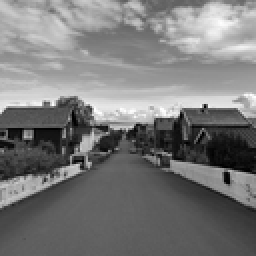
%> input picture week4/image_gs.png, 128 x 128 px, shrunk from 256 x 256 before the run (shown 2 times larger)
$ octave main.m   (GNU Octave 9; MATLAB toolbox functions it lacks are replaced by stand-ins)
%> lines starting %> are read from the running program, lines starting %| are printed output that depends on the picture
### week4/convertToGrayscale.m
function grayImage = convertToGrayscale(imagePath)
%> called with imagePath = 'image_gs.png'
    % convertToGrayscale - Converts an image to grayscale.
    %
    % Syntax: grayImage = convertToGrayscale(imagePath)
    %
    % Inputs:
    %    imagePath - String. Path to the image file.
    %
    % Outputs:
    %    grayImage - Matrix. Grayscale image.

    % Read the image from the given path
    originalImage = imread(imagePath);
%> originalImage is the input picture: size 128x128x3 uint8; min 0, max 255, mean 120.7

    % Check if the image is in color (3 channels)
    if size(originalImage, 3) == 3
        % Convert to grayscale
        grayImage = rgb2gray(originalImage);
    else
        % The image is already grayscale
        grayImage = originalImage;
    end
end

### week4/medianFilter.m
function[result] = medianFilter(image, windowSize)
    % get the sizes of the image
    [rows, cols] = size(image);
    window = windowSize;

    % initialize the output image
    result = zeros(rows, cols, 'uint8');

    % calculate the half window size
    halfW = floor(window/2);

    % padding an image to fit the kernel
    newIm = padarray(image, [halfW, halfW], 'symmetric');

    % perform median filtering
    for i = 1:rows
        for j = 1:cols
            % find the corresponding box defined by window size
            box = newIm(i:i+2*halfW, j:j+2*halfW);
            result(i, j) = median(box(:));
        end
    end
end

### week4/meanFilter.m
function[result] = meanFilter(image, windowSize)
    % get the sizes of the image
    [rows, cols] = size(image);
    window = windowSize;

    % initialize the output image
    result = zeros(rows, cols, 'uint8');

    % calculate the half window size
    halfW = floor(window/2);

    % padding an image to fit the kernel
    newIm = padarray(image, [halfW, halfW], 'symmetric');

    % perform mean filtering
    for i = 1:rows
        for j = 1:cols
            % find the corresponding box defined by window size
            box = newIm(i:i+2*halfW, j:j+2*halfW);
            result(i, j) = mean(box(:));
        end
    end
end

### week4/sharpening.m
function[result1, result2, result3, result4] = sharpening(image)
    % define kernels for applying filtering
    kernel1 = [ 0  1  0;
                1 -4  1;
                0  1  0];

    kernel2 = [ 1  1  1;
                1 -8  1;
                1  1  1];

    kernel3 = [ 0 -1  0;
               -1  4 -1;
                0 -1  0];

    kernel4 = [-1 -1 -1;
               -1  8 -1;
               -1 -1 -1];

    [rows, cols] = size(image);

    % creating output for each kernel
    result1 = zeros(rows, cols, 'uint8');
    result2 = zeros(rows, cols, 'uint8');
    result3 = zeros(rows, cols, 'uint8');
    result4 = zeros(rows, cols, 'uint8');

    % padding an image to fit the kernel
    newIm = padarray(image, [1, 1], 'symmetric');

    % perform convolution using kernels
    for i = 1:rows
        for j = 1:cols
            % find the corresponding box defined by window size
            box = newIm(i:i+2, j:j+2);
            result1(i, j) = sum(sum(double(box).*kernel1));
            result2(i, j) = sum(sum(double(box).*kernel2));
            result3(i, j) = sum(sum(double(box).*kernel3));
            result4(i, j) = sum(sum(double(box).*kernel4));
        end
    end
end

### week4/gradientCalc.m
function[Gx, Gy] = gradientCalc(image)
    % get the sizes of the image
    [rows, cols] = size(image);

    x = [-1  0  1;
         -2  0  2;
         -1  0  1];

    y = [-1 -2 -1;
          0  0  0;
          1  2  1];

    % initialize the output image
    Gx = zeros(rows, cols, 'uint8');
    Gy = zeros(rows, cols, 'uint8');

    % padding an image to fit the kernel
    newIm = padarray(image, [1,1], 'symmetric');

    % perform multiplication
    for i = 1:rows
        for j = 1:cols
            % find the corresponding box defined by window size
            box = newIm(i:i+2, j:j+2);
            Gx(i, j) = sum(sum(double(box).*x));
            Gy(i, j) = sum(sum(double(box).*y));
        end
    end
end

### week4/main.m
% Define the file path for the input image
input_image_path = 'image_gs.png';

% Call the function to convert the image to grayscale
original_image = convertToGrayscale(input_image_path);

% Introduce noise types and parameters
salt_pepper_noise = imnoise(original_image, 'salt & pepper', rand(1));
speckle_noise = imnoise(original_image, 'speckle', 0.2);

% Generate a random window width for blurring
window_width = round(10 * rand(1));

% Create a kernel for blurring
blur_kernel = ones(window_width) / window_width ^ 2;

% Apply blurring to the original image
blurred_image = imfilter(original_image, blur_kernel);

% Define names for denoising and deblurring methods
method_names = {"Median", "Mean", "Laplacian", "Laplacian", "Laplacian", "Laplacian"};

% Initialize a cell array to store the best results
best_results = {};

% Perform denoising and deblurring for salt & pepper noise
median_filtered_salt_pepper = medianFilter(salt_pepper_noise, 3);
diff1 = sum(sum((original_image - median_filtered_salt_pepper).^2));
%> diff1 = 1508597
mean_filtered_salt_pepper = meanFilter(salt_pepper_noise, 3);
%> after the loop in meanFilter, `for i = 1:rows`:
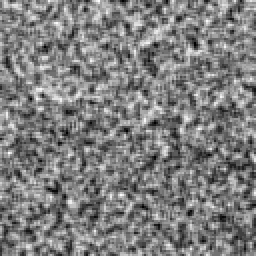
%> result: size 128x128 uint8 (shown 2 times larger); min 0, max 255, mean 126; mean of the top-left, top-right, bottom-left and bottom-right quarters 133.3, 130.2, 122.7, 117.9
diff2 = sum(sum(abs(original_image - mean_filtered_salt_pepper).^2));
%> diff2 = 1664802
[sh11, sh12, sh13, sh14] = sharpening(salt_pepper_noise);
%> after the loop in sharpening, `for i = 1:rows`:
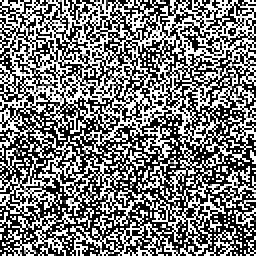
%> result4: size 128x128 uint8 (shown 2 times larger); min 0, max 255, mean 121.5
sh11 = original_image - sh11;
sh12 = original_image - sh12;
sh13 = original_image - sh13;
sh14 = original_image - sh14;
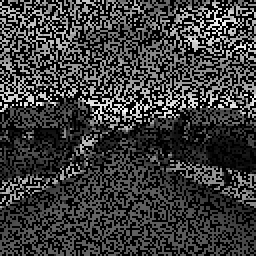
%> sh14: size 128x128 uint8 (shown 2 times larger); min 0, max 255, mean 60.1
diff3 = sum(sum((original_image - sh11).^2));
%> diff3 = 2024491
diff4 = sum(sum((original_image - sh12).^2));
%> diff4 = 2092771
diff5 = sum(sum((original_image - sh13).^2));
%> diff5 = 1981862
diff6 = sum(sum((original_image - sh14).^2));
%> diff6 = 2030037
[~, idx] = min([diff1, diff2, diff3, diff4, diff5, diff6]);
%> idx = 1
methods = {median_filtered_salt_pepper, mean_filtered_salt_pepper, sh11, sh12, sh13, sh14};
%> methods = 6 items
best_results{1} = method_names{idx};
best_denoised_image1 = methods{idx};

% Perform denoising and deblurring for speckle noise
median_filtered_speckle = medianFilter(speckle_noise, 3);
diff1 = sum(sum((original_image - median_filtered_speckle).^2));
%> diff1 = 1488797
mean_filtered_speckle = meanFilter(speckle_noise, 3);
%> call 2 of meanFilter, with windowSize = 3
%> after the loop in meanFilter (call 2), `for i = 1:rows`:
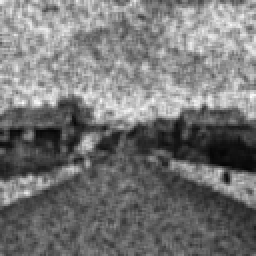
%> result: size 128x128 uint8 (shown 2 times larger); min 5, max 252, mean 117.6
diff2 = sum(sum((original_image - mean_filtered_speckle).^2));
%> diff2 = 1344330
[sh21, sh22, sh23, sh24] = sharpening(speckle_noise);
%> after the loop in sharpening (call 2), `for i = 1:rows`:
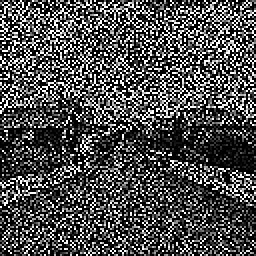
%> result3: size 128x128 uint8 (shown 2 times larger); min 0, max 255, mean 77.8
sh21 = original_image - sh21;
sh22 = original_image - sh22;
sh23 = original_image - sh23;
sh24 = original_image - sh24;
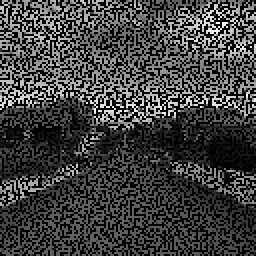
%> sh24: size 128x128 uint8 (shown 2 times larger); min 0, max 255, mean 62.8; mean of the top-left, top-right, bottom-left and bottom-right quarters 82.1, 81.9, 47.5, 39.6
diff3 = sum(sum((original_image - sh21).^2));
%> diff3 = 1969475
diff4 = sum(sum((original_image - sh22).^2));
%> diff4 = 2032022
diff5 = sum(sum((original_image - sh23).^2));
%> diff5 = 2008925
diff6 = sum(sum((original_image - sh24).^2));
%> diff6 = 2029578
[~, idx] = min([diff1, diff2, diff3, diff4, diff5, diff6]);
%> idx = 2
methods = {median_filtered_speckle, mean_filtered_speckle, sh21, sh22, sh23, sh24};
best_results{2} = method_names{idx};
best_denoised_image2 = methods{idx};

% Perform denoising and deblurring for blurred image
median_filtered_blurred = medianFilter(blurred_image, 3);
diff1 = sum(sum((original_image - median_filtered_blurred).^2));
%> diff1 = 763014
mean_filtered_blurred = meanFilter(blurred_image, 3);
diff2 = sum(sum((original_image - mean_filtered_blurred).^2));
%> diff2 = 800528
[sh31, sh32, sh33, sh34] = sharpening(blurred_image);
sh31 = original_image - sh31;
sh32 = original_image - sh32;
sh33 = original_image - sh33;
sh34 = original_image - sh34;
diff3 = sum(sum((original_image - sh31).^2));
%> diff3 = 327955
diff4 = sum(sum((original_image - sh32).^2));
%> diff4 = 742330
diff5 = sum(sum((original_image - sh33).^2));
%> diff5 = 332941
diff6 = sum(sum((original_image - sh34).^2));
%> diff6 = 749410
[~, idx] = min([diff1, diff2, diff3, diff4, diff5, diff6]);
%> idx = 3
methods = {median_filtered_blurred, mean_filtered_blurred, sh31, sh32, sh33, sh34};
best_results{3} = method_names{idx};
best_deblurred_image3 = methods{idx};

% Calculate gradients
[gradient_x, gradient_y] = gradientCalc(original_image);

% Calculate the magnitude of gradients
magnitude = gradient_x.^2 - gradient_y.^2;

% Create subplots for gradient images
figure;

% Plot Gradient X
subplot(1, 3, 1);
imshow(gradient_x);
title('Gradient X');

% Plot Gradient Y
subplot(1, 3, 2);
imshow(gradient_y);
title('Gradient Y');

% Plot Magnitude
subplot(1, 3, 3);
imshow(magnitude);
title('Magnitude');

% Create subplots for salt & pepper denoising results
figure;
subplot(1, 3, 1);
imshow(salt_pepper_noise);
title('Distorted Image (Salt & Pepper)');

subplot(1, 3, 2);
imshow(best_denoised_image1);
title(['Best Denoising: ' best_results{1}]);

subplot(1, 3, 3);
imshow(original_image - best_denoised_image1);
title('Difference (Original - Best Denoising)');

% Create subplots for speckle denoising results
figure;
subplot(1, 3, 1);
imshow(speckle_noise);
title('Distorted Image (Speckle)');

subplot(1, 3, 2);
imshow(best_denoised_image2);
title(['Best Denoising: ' best_results{2}]);

subplot(1, 3, 3);
imshow(original_image - best_denoised_image2);
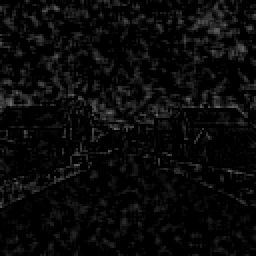
%> displayed picture: size 128x128, on the screen's scale of 0 to 255 (shown 2 times larger); min 0, max 108, mean 9.8
title('Difference (Original - Best Denoising)');

% Create subplots for deblurring results
figure;
subplot(1, 3, 1);
imshow(blurred_image);
title('Blurred Image');

subplot(1, 3, 2);
imshow(best_deblurred_image3);
title(['Best Deblurring: ' best_results{3}]);

subplot(1, 3, 3);
imshow(original_image - best_deblurred_image3);
title('Difference (Original - Best Denoising)');

subplot(1, 3, 3);
